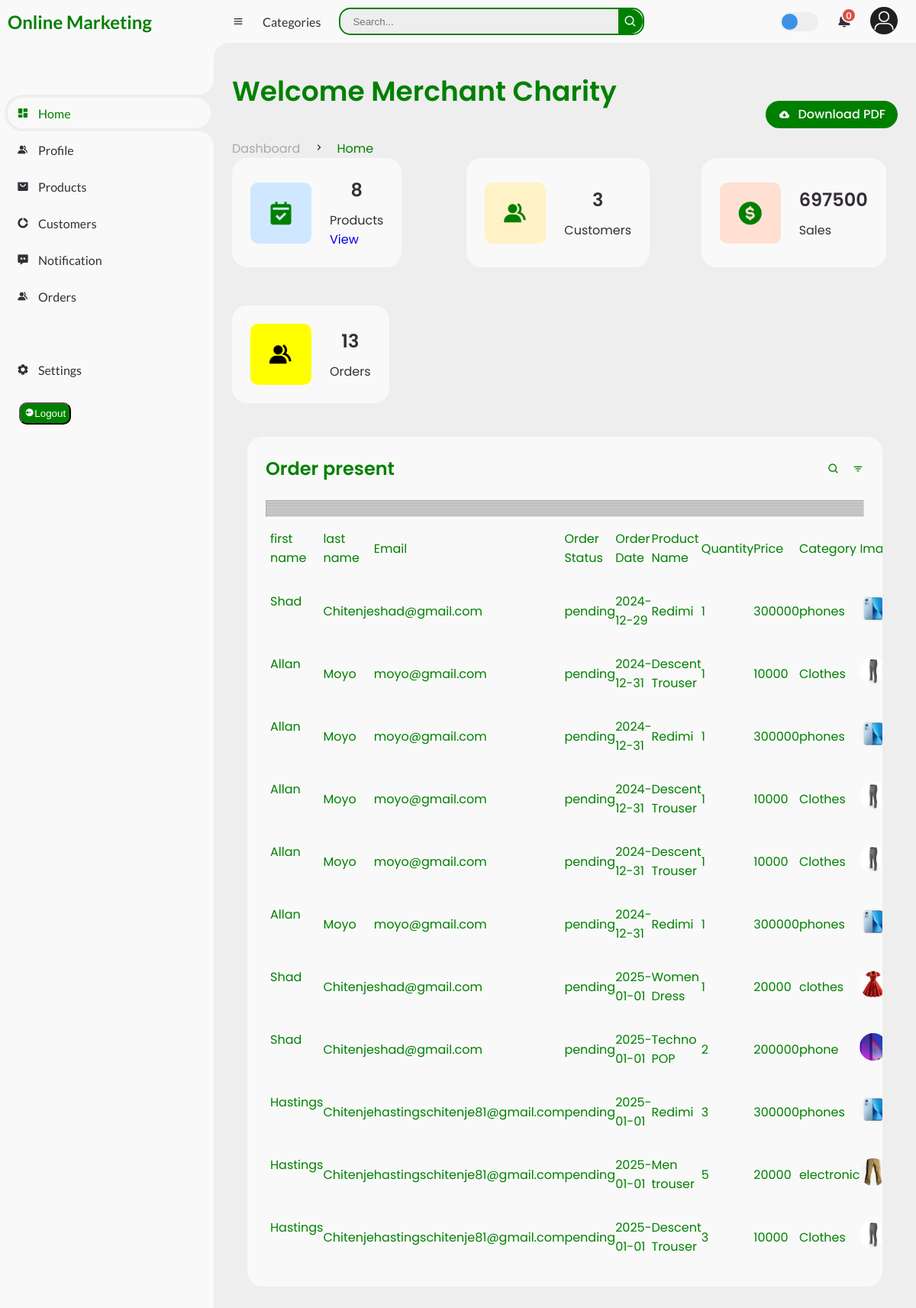
The app's page /merchant/dash-merch.php (signed in) with its own data.
### tables this page shows
CREATE TABLE `users` (
  `user_id` int(11) NOT NULL,
  `first_name` varchar(30) NOT NULL,
  `last_name` varchar(30) NOT NULL,
  `user_email` varchar(50) NOT NULL,
  `username` varchar(30) NOT NULL,
  `user_password` longtext NOT NULL
);

CREATE TABLE `orders` (
  `order_id` int(11) NOT NULL,
  `customer_id` int(11) NOT NULL,
  `total_amount` float NOT NULL,
  `order_status` varchar(20) NOT NULL,
  `created_at` date NOT NULL DEFAULT current_timestamp()
);

CREATE TABLE `products` (
  `product_id` int(11) NOT NULL,
  `merchant_id` int(11) NOT NULL,
  `product_name` varchar(255) NOT NULL,
  `product_description` text NOT NULL,
  `product_price` float NOT NULL,
  `category` varchar(255) NOT NULL,
  `image_url` varchar(255) NOT NULL
);

CREATE TABLE `order_items` (
  `order_item_id` int(11) NOT NULL,
  `order_id` int(11) NOT NULL,
  `product_id` int(11) NOT NULL,
  `quantity` int(11) NOT NULL,
  `product_price` float NOT NULL,
  `total_price` float NOT NULL
);

### database/database.php (called while the page is built)
<?php
class Database{
    private $server = 'localhost';
    private $username = 'root';
    private $password = '';
    private $dbname = 'online_marketing';
    protected function connect(){
        try {
            $pdo = new PDO("mysql:host=$this->server;dbname=$this->dbname", $this->username, $this->password);
            $pdo->setAttribute(PDO::ATTR_ERRMODE, PDO::ERRMODE_EXCEPTION);
            return $pdo;
        } catch (PDOException $e) {
            echo 'Error connecting '. $e->getMessage();
        }
    }
}

### classes/oders.class.php (the view, shortened to what this page needs)
<?php
class Orders extends Database{
    public function get_number_order(){
        $stmt = $this -> connect()->prepare("SELECT COUNT(*) FROM orders");
        if(!$stmt->execute()){
            $stmt = null;
            echo "error in execution";
            exit();
        }
        $orders = $stmt->fetchColumn();
        echo $orders;
    }
    public function get_merchant_orders($user_id){
        $stmt = $this -> connect() -> prepare("SELECT * FROM merchants WHERE user_id =?");
        if(!$stmt->execute(array($user_id))){
            $stmt = null;
            echo "error in execution";
            exit();
        }
        $merchant = $stmt -> fetchAll(PDO::FETCH_ASSOC);
        $stmt = $this -> connect() -> prepare("SELECT * FROM users INNER JOIN customers ON users.user_id = customers.user_id
        INNER JOIN orders ON customers.customer_id = orders.customer_id
        INNER JOIN order_items ON orders.order_id = order_items.order_id
        INNER JOIN products ON order_items.product_id = products.product_id WHERE merchant_id = ?");
        if(!$stmt->execute(array($merchant[0]["merchant_id"]))){
            $stmt = null;
            echo "error in execution";
            exit();
        }
        $data = $stmt ->fetchAll(PDO::FETCH_ASSOC);
        echo "<div class='table-data' style='color:green;'>
				<div class='order'>
					<div class='head'>
						<h3>Order present</h3>
						<i class='bx bx-search'></i>
						<i class='bx bx-filter'></i>
					</div>
                    <div>
                        <table>
                            <tr>
                                <td>first name</td>
                                <td>last name</td>
                                <td>Email</td>
                                <td>Order Status</td>
                                <td>Order Date</td>
                                <td>Product Name</td>
                                <td>Quantity</td>
                                <td>Price</td>
                                <td>Category</td>
                                <td>Image</td>
                                <td>Total Price</td>
                                <td>Total Amount</td>
                            </tr>
                    ";
        foreach($data as $row){
            echo "
                            <tr>
                                <td>".$row['first_name']."</td>
                                <td>".$row['last_name']."</td>
                                <td>".$row['user_email']."</td>
                                <td>".$row['order_status']."</td>
                                <td>".$row['created_at']."</td>
                                <td>".$row['product_name']."</td>
                                <td>".$row['quantity']."</td>
                                <td>".$row['product_price']."</td>
                                <td>".$row['category']."</td>
                                <td> <img src='../uploads/upload/". $row['image_url'] ."' alt=''></td>
                                <td>".$row['total_price']."</td>
                                <td>".$row['total_amount']."</td>
                            </tr>
                            <hr>
                                ";
       }
        echo "
        </table>
        </div>
        </div>
        </div>";
    }
    public function get_total_sales($user_id){
        $stmt = $this -> connect() -> prepare("SELECT * FROM merchants WHERE user_id = ?");
        if(!$stmt->execute(array($user_id))){
            $stmt = null;
            echo "error during prepare statement";
            exit();
        }
        $merchant = $stmt -> fetchAll(PDO::FETCH_ASSOC);
        $stmt = $this -> connect() -> prepare("SELECT AVG(total_price) AS total FROM order_items INNER JOIN products ON order_items.product_id = products.product_id WHERE merchant_id = ?");
        if(!$stmt->execute(array($merchant[0]['merchant_id']))){
            $stmt = null;
            echo "Error during processing";
            exit();
        }
        $amount = $stmt -> fetchAll(PDO::FETCH_ASSOC);
        $total = $amount[0]["total"];
        echo $total;
    }
}

### css/style.css (style rules this page uses)
* { margin: 0; padding: 0; box-sizing: border-box; }
:root { --poppins: 'Poppins', sans-serif; --lato: 'Lato', sans-serif; --light: #F9F9F9; --blue: #3C91E6; --light-blue: #CFE8FF; --grey: #eee; --dark-grey: #AAAAAA; --dark: #342E37; --red: #DB504A; --yellow: #FFCE26; --light-yellow: #FFF2C6; --orange: #FD7238; --light-orange: #FFE0D3; }
html { overflow-x: hidden; }
body { background: var(--grey); overflow-x: hidden; }
#content main .table-data { display: flex; flex-wrap: wrap; grid-gap: 24px; margin-top: 24px; width: 100%; color: var(--dark); color: green; padding: 20px; }
#content main .table-data > div { border-radius: 20px; background: var(--light); padding: 24px; overflow-x: auto; }
#content main .table-data .head { display: flex; align-items: center; grid-gap: 16px; margin-bottom: 24px; }
#content main .table-data .head h3 { margin-right: auto; font-size: 24px; font-weight: 600; }
#content main .table-data .head .bx { cursor: pointer; }
#content main .table-data .order { flex-grow: 1; flex-basis: 500px; }
#content main .table-data .order table { width: 100%; border-collapse: collapse; }
#content main .table-data .order table td { padding: 16px 0; }
#content main .table-data .order table tr td:first-child { display: flex; align-items: center; grid-gap: 12px; padding-left: 6px; }
#content main .table-data .order table td img { width: 36px; height: 36px; border-radius: 50%; object-fit: cover; }

### records on screen
users: first_name "Shad", last_name "Chitenje", user_email "shad@gmail.com", orders.order_status "pending", orders.created_at "2024-12-29", products.product_name "Redimi", order_items.quantity "1", products.product_price "300000", products.category "phones", products.image_url (picture), orders.created_at "2025-01-01", products.product_name "Women Dress", products.product_price "20000", products.category "clothes", products.product_name "Techno POP", order_items.quantity "2", products.product_price "200000", products.category "phone"
users: first_name "Allan", last_name "Moyo", user_email "moyo@gmail.com", orders.order_status "pending", orders.created_at "2024-12-31", products.product_name "Descent Trouser", order_items.quantity "1", products.product_price "10000", products.category "Clothes", products.image_url (picture), products.product_name "Redimi", products.product_price "300000", products.category "phones"
users: first_name "Hastings", last_name "Chitenje", user_email "hastingschitenje81@gmail.com", orders.order_status "pending", orders.created_at "2025-01-01", products.product_name "Redimi", order_items.quantity "3", products.product_price "300000", products.category "phones", products.image_url (picture), products.product_name "Men trouser", order_items.quantity "5", products.product_price "20000", products.category "electronic", products.product_name "Descent Trouser", products.product_price "10000", products.category "Clothes"

### other values on screen
$unread "0"
$_SESSION['first_name'] "Charity"
$orders "8"
$customers "3"
$total "697500"
$orders "13"
